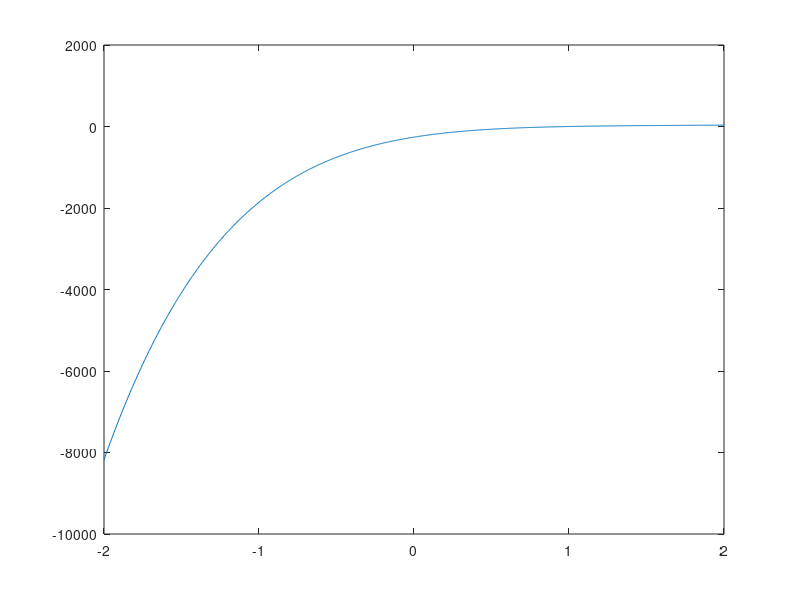

Write the MATLAB code that produced this figure.
clear all; close all; clc;
tension = @(lambda) - (8313168292301631*lambda^6)/9007199254740992 + (2003599846877743*lambda^5)/140737488355328 -...
        (6343646839143871*lambda^4)/70368744177664 + (5337009743429569*lambda^3)/17592186044416 - (2539290890064221*lambda^2)/4398046511104 + (5380556851910277*lambda)/8796093022208 - 4589261501246089/17592186044416;
lambda = linspace(-2,2,1000);
for i = 1:1000
    ten(i)= tension(lambda(i));
end
figure;
plot(lambda, ten);
